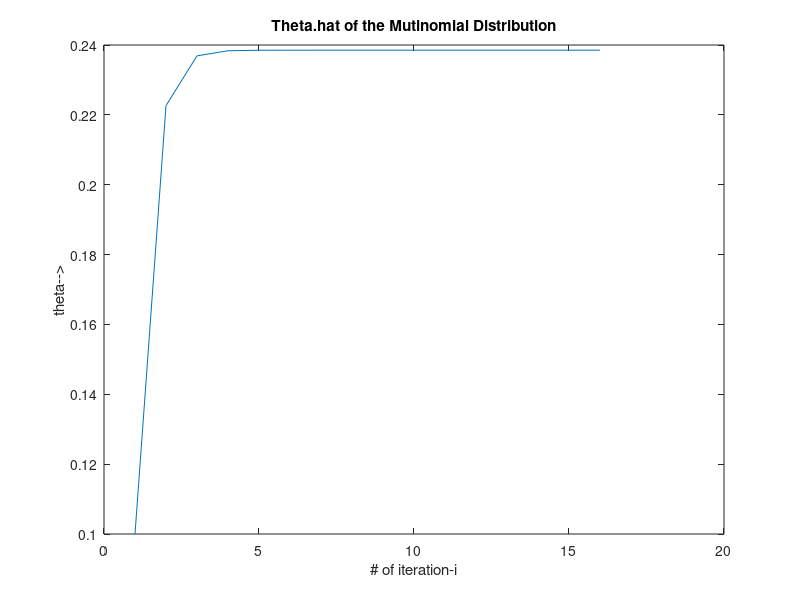

Write the MATLAB code that produced this figure.
% EM algorithm to estimate theta(theta1) iteratively
% fahad mostafa @ttu 2019

x = [6,52,28,14]; % Given Dataset

% Initialize
j = 1;
theta1(j) = 0.1;

% Update Step
i = 15;
for k = 1:i
    theta1(k+1) = (x(1) + x(2)*(theta1(k)/(2+theta1(k))) + x(4))/(2*(x(1)+x(2)*theta1(k)/(2+theta1(k))+x(4)+x(3)));
end

figure(1);
plot(1:i+1,theta1)
title('Theta.hat of the Mutinomial Distribution');
xlabel('# of iteration-i')
ylabel('theta-->')

disp(theta1(end));